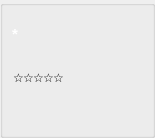
       <widget class="QGroupBox" name="groupBox4">
        <property name="minimumSize">
         <size>
          <width>155</width>
          <height>138</height>
         </size>
        </property>
        <property name="maximumSize">
         <size>
          <width>155</width>
          <height>138</height>
         </size>
        </property>
        <property name="title">
         <string/>
        </property>
        <widget class="MyAvatarLabel" name="label_Avatar4">
         <property name="geometry">
          <rect>
           <x>12</x>
           <y>25</y>
           <width>50</width>
           <height>50</height>
          </rect>
         </property>
         <property name="minimumSize">
          <size>
           <width>50</width>
           <height>50</height>
          </size>
         </property>
         <property name="maximumSize">
          <size>
           <width>50</width>
           <height>50</height>
          </size>
         </property>
         <property name="scaledContents">
          <bool>true</bool>
         </property>
        </widget>
        <widget class="MyNameLabel" name="label_PlayerName4">
         <property name="geometry">
          <rect>
           <x>11</x>
           <y>8</y>
           <width>136</width>
           <height>15</height>
          </rect>
         </property>
         <property name="minimumSize">
          <size>
           <width>136</width>
           <height>15</height>
          </size>
         </property>
         <property name="maximumSize">
          <size>
           <width>136</width>
           <height>15</height>
          </size>
         </property>
         <property name="autoFillBackground">
          <bool>false</bool>
         </property>
         <property name="alignment">
          <set>Qt::AlignLeading|Qt::AlignLeft|Qt::AlignTop</set>
         </property>
         <property name="openExternalLinks">
          <bool>true</bool>
         </property>
        </widget>
        <widget class="MySetLabel" name="textLabel_Set4">
         <property name="geometry">
          <rect>
           <x>57</x>
           <y>122</y>
           <width>100</width>
           <height>15</height>
          </rect>
         </property>
         <property name="minimumSize">
          <size>
           <width>100</width>
           <height>15</height>
          </size>
         </property>
         <property name="maximumSize">
          <size>
           <width>100</width>
           <height>15</height>
          </size>
         </property>
         <property name="alignment">
          <set>Qt::AlignCenter</set>
         </property>
        </widget>
        <widget class="MyCashLabel" name="textLabel_Cash4">
         <property name="geometry">
          <rect>
           <x>54</x>
           <y>22</y>
           <width>90</width>
           <height>15</height>
          </rect>
         </property>
         <property name="minimumSize">
          <size>
           <width>90</width>
           <height>15</height>
          </size>
         </property>
         <property name="maximumSize">
          <size>
           <width>90</width>
           <height>15</height>
          </size>
         </property>
         <property name="alignment">
          <set>Qt::AlignRight|Qt::AlignTrailing|Qt::AlignVCenter</set>
         </property>
        </widget>
        <widget class="QLabel" name="textLabel_Button4">
         <property name="geometry">
          <rect>
           <x>23</x>
           <y>108</y>
           <width>28</width>
           <height>28</height>
          </rect>
         </property>
         <property name="minimumSize">
          <size>
           <width>28</width>
           <height>28</height>
          </size>
         </property>
         <property name="maximumSize">
          <size>
           <width>28</width>
           <height>28</height>
          </size>
         </property>
         <property name="text">
          <string/>
         </property>
         <property name="scaledContents">
          <bool>true</bool>
         </property>
        </widget>
        <widget class="MyCardsPixmapLabel" name="pixmapLabel_card4a">
         <property name="geometry">
          <rect>
           <x>71</x>
           <y>37</y>
           <width>48</width>
           <height>76</height>
          </rect>
         </property>
         <property name="minimumSize">
          <size>
           <width>48</width>
           <height>76</height>
          </size>
         </property>
         <property name="maximumSize">
          <size>
           <width>48</width>
           <height>76</height>
          </size>
         </property>
         <property name="scaledContents">
          <bool>true</bool>
         </property>
        </widget>
        <widget class="MyCardsPixmapLabel" name="pixmapLabel_card4b">
         <property name="geometry">
          <rect>
           <x>95</x>
           <y>37</y>
           <width>48</width>
           <height>76</height>
          </rect>
         </property>
         <property name="minimumSize">
          <size>
           <width>48</width>
           <height>76</height>
          </size>
         </property>
         <property name="maximumSize">
          <size>
           <width>48</width>
           <height>76</height>
          </size>
         </property>
         <property name="scaledContents">
          <bool>true</bool>
         </property>
        </widget>
        <widget class="MyStatusLabel" name="textLabel_Status4">
         <property name="geometry">
          <rect>
           <x>-10</x>
           <y>73</y>
           <width>100</width>
           <height>40</height>
          </rect>
         </property>
         <property name="minimumSize">
          <size>
           <width>100</width>
           <height>40</height>
          </size>
         </property>
         <property name="maximumSize">
          <size>
           <width>100</width>
           <height>40</height>
          </size>
         </property>
         <property name="text">
          <string/>
         </property>
         <property name="alignment">
          <set>Qt::AlignCenter</set>
         </property>
        </widget>
        <widget class="MyTimeoutLabel" name="label_Timeout4">
         <property name="geometry">
          <rect>
           <x>11</x>
           <y>77</y>
           <width>50</width>
           <height>7</height>
          </rect>
         </property>
         <property name="minimumSize">
          <size>
           <width>50</width>
           <height>7</height>
          </size>
         </property>
         <property name="maximumSize">
          <size>
           <width>50</width>
           <height>7</height>
          </size>
         </property>
         <property name="text">
          <string/>
         </property>
        </widget>
        <widget class="QLabel" name="label_playerTip4">
         <property name="geometry">
          <rect>
           <x>12</x>
           <y>25</y>
           <width>16</width>
           <height>17</height>
          </rect>
         </property>
         <property name="text">
          <string notr="true">&lt;!DOCTYPE HTML PUBLIC &quot;-//W3C//DTD HTML 4.0//EN&quot; &quot;http://www.w3.org/TR/REC-html40/strict.dtd&quot;&gt;
&lt;html&gt;&lt;head&gt;&lt;meta name=&quot;qrichtext&quot; content=&quot;1&quot; /&gt;&lt;style type=&quot;text/css&quot;&gt;
p, li { white-space: pre-wrap; }
&lt;/style&gt;&lt;/head&gt;&lt;body style=&quot; font-family:'Ubuntu'; font-size:11pt; font-weight:400; font-style:normal;&quot;&gt;
&lt;p style=&quot; margin-top:0px; margin-bottom:0px; margin-left:0px; margin-right:0px; -qt-block-indent:0; text-indent:0px;&quot;&gt;&lt;span style=&quot; font-weight:600; color:#ffffff;&quot;&gt;*&lt;/span&gt;&lt;/p&gt;&lt;/body&gt;&lt;/html&gt;</string>
         </property>
        </widget>
        <widget class="QLabel" name="label_Star34">
         <property name="geometry">
          <rect>
           <x>33</x>
           <y>70</y>
           <width>12</width>
           <height>12</height>
          </rect>
         </property>
         <property name="text">
          <string notr="true">&lt;a&gt;&amp;#9734;&lt;/a&gt;</string>
         </property>
        </widget>
        <widget class="QLabel" name="label_Star24">
         <property name="geometry">
          <rect>
           <x>23</x>
           <y>70</y>
           <width>12</width>
           <height>12</height>
          </rect>
         </property>
         <property name="text">
          <string notr="true">&lt;a&gt;&amp;#9734;&lt;/a&gt;</string>
         </property>
        </widget>
        <widget class="QLabel" name="label_Star54">
         <property name="geometry">
          <rect>
           <x>53</x>
           <y>70</y>
           <width>12</width>
           <height>12</height>
          </rect>
         </property>
         <property name="text">
          <string notr="true">&lt;a&gt;&amp;#9734;&lt;/a&gt;</string>
         </property>
        </widget>
        <widget class="QLabel" name="label_Star44">
         <property name="geometry">
          <rect>
           <x>43</x>
           <y>70</y>
           <width>12</width>
           <height>12</height>
          </rect>
         </property>
         <property name="text">
          <string notr="true">&lt;a&gt;&amp;#9734;&lt;/a&gt;</string>
         </property>
        </widget>
        <widget class="QLabel" name="label_Star14">
         <property name="geometry">
          <rect>
           <x>13</x>
           <y>70</y>
           <width>12</width>
           <height>12</height>
          </rect>
         </property>
         <property name="text">
          <string notr="true">&lt;a&gt;&amp;#9734;&lt;/a&gt;</string>
         </property>
        </widget>
       </widget>
